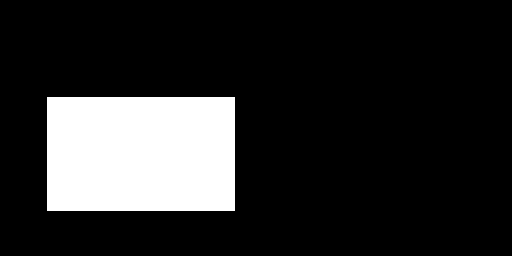
#> input picture rectangle.png, 512 x 256 px
$ python draw_moment.py rectangle.png   (Python 2 division)   (older library calls are emulated)
#> lines starting #> are read from the running program, lines starting #| are printed output that depends on the picture; after the words box and inside, x2 and y2 are one past the last pixel; in counts of white or black regions, pixels touching at a corner belong together
#!/usr/bin/python
#+-+-+-+-+-+-+-+-+-+-+-+-+-+-+-+-+-+-+
# |R|a|s|p|b|e|r|r|y|P|i|.|c|o|m|.|t|w|
#+-+-+-+-+-+-+-+-+-+-+-+-+-+-+-+-+-+-+
# Copyright (c) 2016, raspberrypi.com.tw
# All rights reserved.
# Use of this source code is governed by a BSD-style license that can be
# found in the LICENSE file.
#
# draw_moment.py
# Find and draw moment of image
#
# Author : sosorry
# Date   : 08/31/2016
# Usage  : python draw_moment.py rectangle.png

import cv2
import sys
import numpy as np

# image from file
try:
    imagePath = sys.argv[1]
    image = cv2.imread(imagePath)
#> image is the input picture: shape (256, 512, 3); 16.4% white; 1 white region, box (x1, y1, x2, y2) and area: (47, 97, 235, 211) 21432

# image from camera
except:
    print "No image loaded..."
    quit()

# convert RGB to Gray to Binary
gray = cv2.cvtColor(image, cv2.COLOR_BGR2GRAY)
(_, binary) = cv2.threshold(gray, 127, 255, cv2.THRESH_BINARY)

# find contours
(_, contours, _) = cv2.findContours(binary, cv2.RETR_TREE, cv2.CHAIN_APPROX_SIMPLE)
#> contours = [[[47, 97], [47, 210], [234, 210], [234, 97]]]

cnt = contours[0]
#> cnt = [[47, 97], [47, 210], [234, 210], [234, 97]]

((x, y), radius) = cv2.minEnclosingCircle(cnt)
#> x = 140.5; y = 153.5; radius = 109.2
M = cv2.moments(cnt)
#> M = moments, m00 21131, centre m10/m00, m01/m00 = (140.5, 153.5)
print M, x, y, radius
#> (printed output is left out)
center = (int(M["m10"] / M["m00"]), int(M["m01"] / M["m00"]))
#> center = (140, 153)
cv2.circle(image, (int(x), int(y)), int(radius), (0, 255, 255), 2)
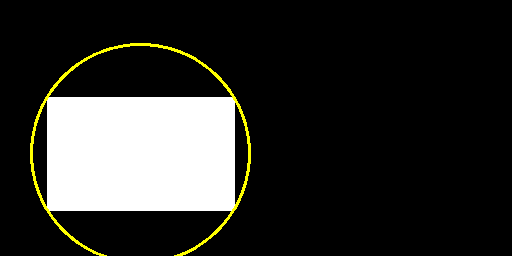
#> image: shape (256, 512, 3); 1.4% of pixels changed, all inside (x1, y1, x2, y2) = (30, 43, 251, 256)
cv2.circle(image, center, 5, (0, 0, 255), -1)
#> image: shape (256, 512, 3); 0.06% of pixels changed, all inside (x1, y1, x2, y2) = (135, 148, 146, 159)
cv2.imshow("Enclosing", image)

cv2.waitKey(0)
cv2.destroyAllWindows()
